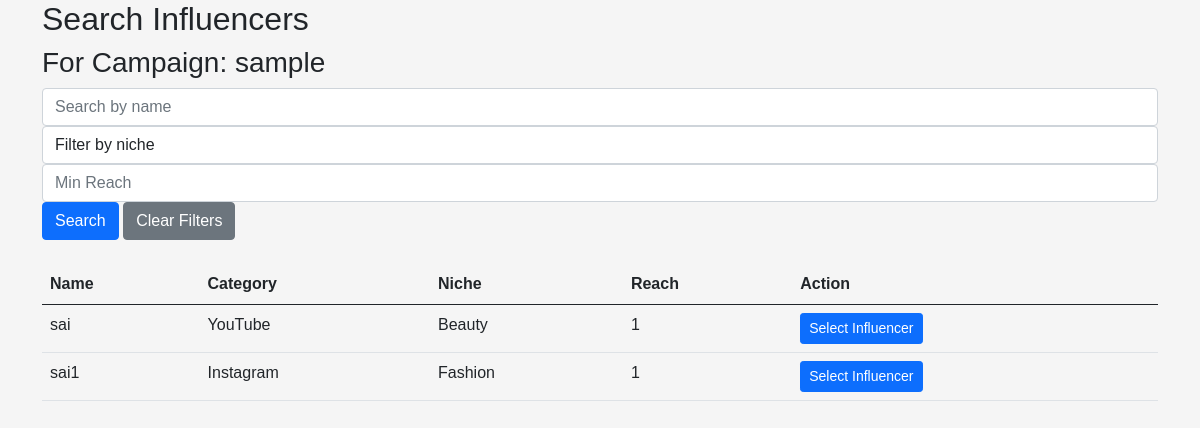
The page /search_influencers?campaign_id=1 (signed in) on the database its author committed.
### backend/models.py (models this page shows)
class Campaign(db.Model):
    __tablename__ = 'campaigns'
    id = db.Column(db.Integer, primary_key=True)
    sponsor_id = db.Column(db.Integer, db.ForeignKey('sponsors.id'), nullable=False)
    name = db.Column(db.String(100), nullable=False)
    description = db.Column(db.Text)
    start_date = db.Column(db.Date, nullable=False)
    end_date = db.Column(db.Date, nullable=False)
    budget = db.Column(db.Float, nullable=False)
    visibility = db.Column(db.Enum('public', 'private'), nullable=False)
    goals = db.Column(db.Text)
    sponsor = relationship('Sponsor', back_populates='campaigns')
    ad_requests = relationship('AdRequest', back_populates='campaign')

class Influencer(db.Model):
    __tablename__ = 'influencers'
    id = db.Column(db.Integer, primary_key=True)
    user_id = db.Column(db.Integer, db.ForeignKey('users.id'), unique=True, nullable=False)
    name = db.Column(db.String(100), nullable=False)
    category = db.Column(db.String(100))
    niche = db.Column(db.String(100))
    reach = db.Column(db.Integer)
    user = relationship('User', backref=db.backref('influencer', uselist=False))
    ad_requests = relationship('AdRequest', back_populates='influencer')

### backend/controller.py (the view)
@app.route("/search_influencers")
@login_required
def search_influencers():
    if current_user.role != "sponsor":
        flash("Access denied.")
        return redirect(url_for("home"))
    query = request.args.get("query")
    category = request.args.get("category")
    min_reach = request.args.get("min_reach")
    campaign_id = request.args.get("campaign_id")
    influencers = Influencer.query
    if query:
        influencers = influencers.filter(Influencer.name.ilike(f"%{query}%"))
    if category:
        influencers = influencers.filter_by(niche = category  )
    if min_reach:
        influencers = influencers.filter(Influencer.reach >= int(min_reach))
    influencers = influencers.all()
    campaign = None
    if campaign_id:
        campaign = Campaign.query.get(campaign_id)
    return render_template("search_influencers.html", influencers=influencers, campaign=campaign)

### app.py (called while the page is built)
def init_app():
    app = Flask(__name__)
    app.secret_key = 'fsfdgdsgs'
    app.debug = True
    app.config['SQLALCHEMY_DATABASE_URI'] = 'sqlite:///iescp.db'
    db.init_app(app)
    app.app_context().push()
    login_manager = LoginManager()
    login_manager.login_view = 'controller.login'
    login_manager.init_app(app)
    @login_manager.user_loader
    def load_user(id):
        return User.query.get(int(id))
    print("app started....")
    return app

### templates/search_influencers.html (shortened to what this page needs)
{% extends "base.html" %}
{% block content %}
<div class="container">
    <h2>Search Influencers</h2>
    {% if campaign %}
    <h3>For Campaign: {{ campaign.name }}</h3>
    {% endif %}
    <form action="{{ url_for('search_influencers') }}" method="GET" class="mb-4">
        <div class="form-row">
            <div class="col">
                <input type="text" name="query" class="form-control" placeholder="Search by name" value="{{ request.args.get('query', '') }}">
            </div>
            <div class="col">
                <select name="category" class="form-control">
                    <option value="" disabled selected>Filter by niche</option>
                </select>
            </div>
            <div class="col">
                <input type="number" name="min_reach" class="form-control" placeholder="Min Reach" value="{{ request.args.get('min_reach', '') }}">
            </div>
            <div class="col">
                <button type="submit" class="btn btn-primary">Search</button>
                <a href="{{ url_for('search_influencers', campaign_id=campaign.id if campaign else None) }}" class="btn btn-secondary">Clear Filters</a>
            </div>
        </div>
    </form>
    <table class="table">
        <thead>
            <tr>
                <th>Name</th>
                <th>Category</th>
                <th>Niche</th>
                <th>Reach</th>
                <th>Action</th>
            </tr>
        </thead>
        <tbody>
            {% for influencer in influencers %}
            <tr>
                <td>{{ influencer.name }}</td>
                <td>{{ influencer.category }}</td>
                <td>{{ influencer.niche }}</td>
                <td>{{ influencer.reach }}</td>
                <td>
                    {% if campaign %}
                        <a href="{{ url_for('create_ad_request', campaign_id=campaign.id, influencer_id=influencer.id) }}" class="btn btn-primary btn-sm">Select Influencer</a>
                    {% else %}
                        <span class="text-muted">No Campaign Selected</span>
                    {% endif %}
                </td>
            </tr>
            {% endfor %}
        </tbody>
    </table>
</div>
{% endblock %}

### static/css/styles.css (style rules this page uses)
body { font-family: Arial, sans-serif; background-color: #f5f5f5; }

### rows shown on the page
Campaign: name "sample"
Influencer: name "sai", category "YouTube", niche "Beauty", reach "1"
Influencer: name "sai1", category "Instagram", niche "Fashion", reach "1"
